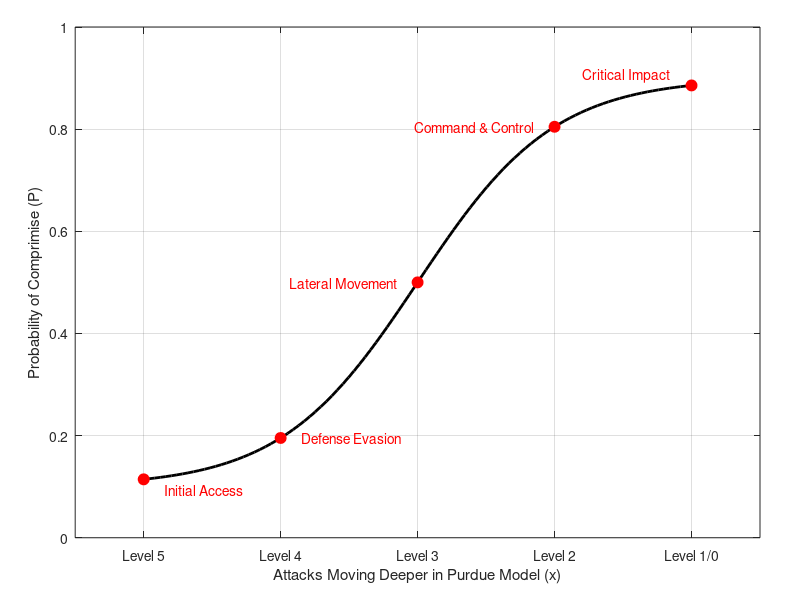

Write MATLAB code to recreate this figure.
% Adam Lewis 3rd Year Individual Project
% Student ID 11076422

% ChatGPT o3-mini-high was used to aid debugging and production of the 
% MATLAB visualisations in this project.

% MATLAB code to generate a generic fragility curve

plotWidth = 500;   % Width in pixels
plotHeight = 400;  % Height in pixels

% Define intensity measure x as attack combos
attack_combinations = linspace(1, 5, 100);

% Define the failure probability (y-axis) with a sigmoidal function
failure_probability = 0.1 + 0.8 * (1 ./ (1 + exp(-2.0 * (attack_combinations - 3.0))));
failure_probability = max(0, min(1, failure_probability)); 

% Create figure
figure('Color','w', 'Units','pixels', 'Position',[100 100 plotWidth plotHeight]);

% Plot the fragility curve
plot(attack_combinations, failure_probability, 'k-', 'LineWidth', 2);
hold on;

% define intensity x where dots appear
dot_x = [1, 2, 3, 4, 5];

% get y values for dots at dot_x
dot_y = 0.1 + 0.8 * (1 ./ (1 + exp(-2.0 * (dot_x - 3.0))));
dot_y = max(0, min(1, dot_y));  % trim to [0,1] if needed

% Plot the red dots
plot(dot_x, dot_y, 'ro', 'MarkerSize', 8, 'MarkerFaceColor', 'r');


% text labels for dots
text(dot_x(1) + 0.15, dot_y(1) -0.02, 'Initial Access', ...
    'HorizontalAlignment', 'left', 'VerticalAlignment', 'middle', 'Color', 'r');
text(dot_x(2) + 0.15, dot_y(2), 'Defense Evasion', ...
    'HorizontalAlignment', 'left', 'VerticalAlignment', 'middle', 'Color', 'r');
text(dot_x(3) - 0.15, dot_y(3), 'Lateral Movement', ...
    'HorizontalAlignment', 'right', 'VerticalAlignment', 'middle', 'Color', 'r');
text(dot_x(4) - 0.15, dot_y(4), 'Command & Control', ...
    'HorizontalAlignment', 'right', 'VerticalAlignment', 'middle', 'Color', 'r');
text(dot_x(5) - 0.15, dot_y(5) +0.02, 'Critical Impact', ...
    'HorizontalAlignment', 'right', 'VerticalAlignment', 'middle', 'Color', 'r');

% Label the main axis
xlabel('Attacks Moving Deeper in Purdue Model (x)');
ylabel('Probability of Comprimise (P)');

% Adjust axis limits
xlim([0.5, 5.5]);
ylim([0, 1]);

% Set bottom x-axis ticks/labels
xticks([1, 2, 3, 4, 5]);
xticklabels({'Level 5', 'Level 4', 'Level 3', 'Level 2', 'Level 1/0'});

grid on;
hold off;

% trim whitespace arund exterior of plot
ax = gca;
ti = get(ax, 'TightInset');
set(ax, 'LooseInset', [ti(1) + 0.02, ti(2) + 0.02, ti(3) + 0.05, ti(4) + 0.02]);

% save plot
saveas(gcf, 'img_chapter_5_3_generic_fragility_curve_events.png');
